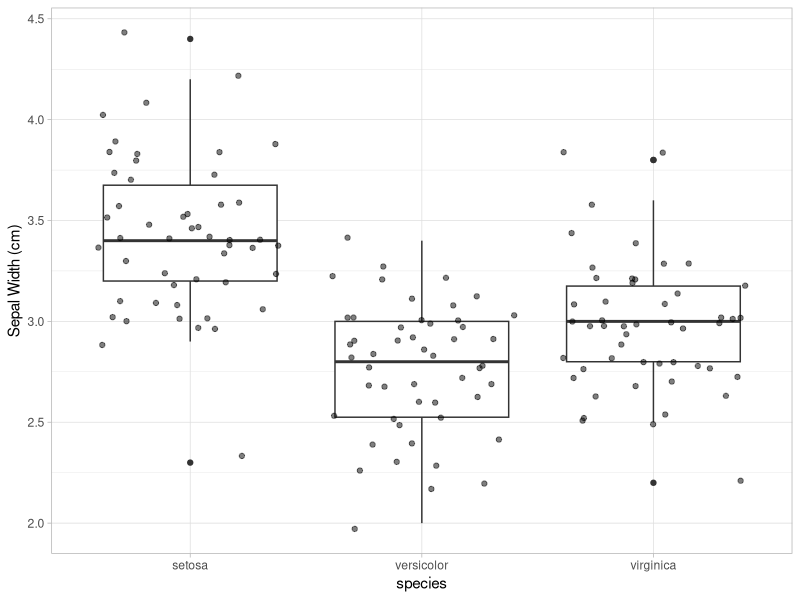
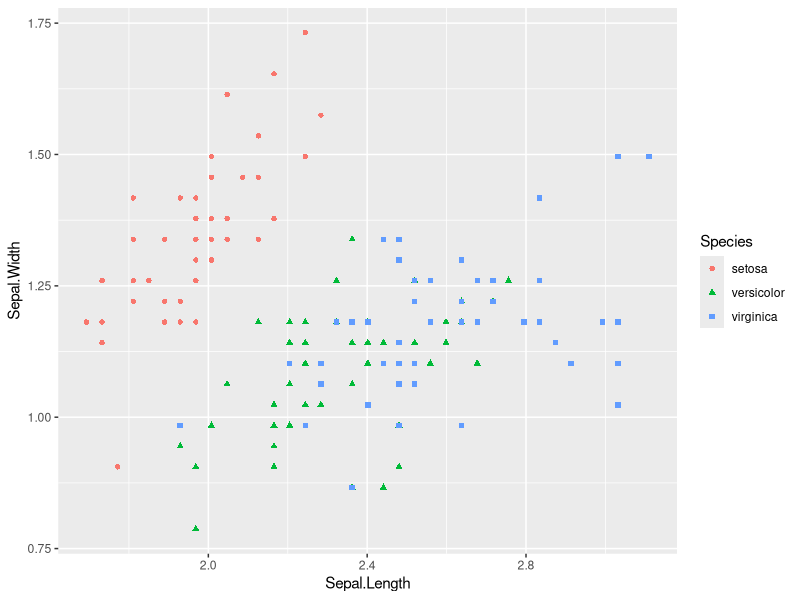

These figures' R source, in order: (Note: this script raises an error after producing the figures.)
## ---- chunk 1
knitr::opts_chunk$set(error = TRUE)
## ---- chunk 2
# load your packages here:
library(tidyverse)
## ---- chunk 3
six_cyl <- mtcars %>% 
  as_tibble(rownames = "car_type") %>% 
  filter(cyl == 6) %>% 
  select(car_type,mpg,hp)
## ---- chunk 4
knitr::kable(six_cyl)
## ---- chunk 5
edit_iris <- iris %>% 
  rename_all(~ tolower(str_replace_all(.x, "\\.", "_"))) %>% 
  select(species,everything())
## ---- chunk 6
edit_iris %>% 
  ggplot(aes(species,sepal_width)) +
  geom_boxplot() +
  geom_jitter(alpha = 0.5) +
  ylab ("Sepal Width (cm)") +
  theme_light()
## ---- chunk 7
US_iris<-iris %>% 
  mutate(Sepal.Length = Sepal.Length/2.54, Sepal.Width = Sepal.Width/2.54, Petal.Length = Petal.Length/2.54, Petal.Width = Petal.Width/2.54)
## ---- chunk 8
US_iris %>% 
  ggplot(aes(Sepal.Length, Sepal.Width, color = Species, shape = Species)) +
  geom_point()
## ---- chunk 9

## ---- chunk 10
gapminder %>% 
  group_by(FILL_THIS_IN) %>% 
  FILL_THIS_IN(min_life = min(lifeExp))
## ---- chunk 11
psych::bfi %>%
  as_tibble() %>% 
  select(A1:A5) %>% 
  rowwise() %>% 
  mutate(A_mean = mean(c(A1, A2, A3, A4, A5), na.rm = TRUE)) %>% 
  ungroup()
## ---- chunk 12

## ---- chunk 13
psych::bfi %>% 
  as_tibble() %>% 
  select(A1:A5) %>% 
  mutate(A_min = pmin(A1, A2, A3, A4, A5))
## ---- chunk 14
psych::bfi %>% 
  as_tibble() %>% 
  select(A1:A5) %>% 
  mutate(A_mn = rowMeans(select(., A1:A5)),
         A_mn2 = rowMeans(select(., starts_with("A", ignore.case = FALSE))))
## ---- chunk 15
FILL_THIS_IN <-
  psych::bfi %>% 
  FILL_THIS_IN(FILL_THIS_IN)
## ---- chunk 16
FILL_THIS_IN %>% 
  FILL_THIS_IN(FILL_THIS_IN) %>% 
  FILL_THIS_IN(FILL_THIS_IN)
## ---- chunk 17

## ---- chunk 18
